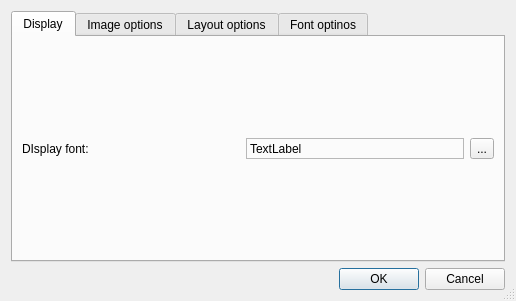
<ui version="4.0" >
 <class>OptionsDialog</class>
 <widget class="QDialog" name="OptionsDialog" >
  <property name="geometry" >
   <rect>
    <x>0</x>
    <y>0</y>
    <width>516</width>
    <height>301</height>
   </rect>
  </property>
  <property name="windowTitle" >
   <string>HOCR options</string>
  </property>
  <property name="sizeGripEnabled" >
   <bool>true</bool>
  </property>
  <property name="modal" >
   <bool>false</bool>
  </property>
  <layout class="QVBoxLayout" >
   <item>
    <widget class="QTabWidget" name="tabWidget" >
     <property name="currentIndex" >
      <number>0</number>
     </property>
     <widget class="QWidget" name="tab_4" >
      <attribute name="title" >
       <string>Display</string>
      </attribute>
      <layout class="QVBoxLayout" >
       <item>
        <layout class="QHBoxLayout" >
         <item>
          <widget class="QLabel" name="label_5" >
           <property name="text" >
            <string>DIsplay font:</string>
           </property>
          </widget>
         </item>
         <item>
          <widget class="QLabel" name="textFontPreview" >
           <property name="frameShape" >
            <enum>QFrame::StyledPanel</enum>
           </property>
           <property name="text" >
            <string>TextLabel</string>
           </property>
          </widget>
         </item>
         <item>
          <widget class="QToolButton" name="btnTextFont" >
           <property name="text" >
            <string>...</string>
           </property>
          </widget>
         </item>
        </layout>
       </item>
      </layout>
     </widget>
     <widget class="QWidget" name="tab" >
      <attribute name="title" >
       <string>Image options</string>
      </attribute>
      <layout class="QVBoxLayout" >
       <item>
        <layout class="QHBoxLayout" >
         <item>
          <widget class="QCheckBox" name="checkBox_3" >
           <property name="text" >
            <string>No Auto Rotate</string>
           </property>
          </widget>
         </item>
         <item>
          <layout class="QHBoxLayout" >
           <item>
            <widget class="QLabel" name="label" >
             <property name="text" >
              <string>Rotate</string>
             </property>
             <property name="buddy" >
              <cstring>doubleSpinBox</cstring>
             </property>
            </widget>
           </item>
           <item>
            <widget class="QDoubleSpinBox" name="doubleSpinBox" />
           </item>
          </layout>
         </item>
        </layout>
       </item>
       <item>
        <layout class="QHBoxLayout" >
         <item>
          <widget class="QCheckBox" name="checkBox_2" >
           <property name="text" >
            <string>No Auto scale</string>
           </property>
          </widget>
         </item>
         <item>
          <widget class="QCheckBox" name="checkBox" >
           <property name="text" >
            <string>Scale</string>
           </property>
          </widget>
         </item>
        </layout>
       </item>
       <item>
        <widget class="QCheckBox" name="checkBox_4" >
         <property name="text" >
          <string>Adaptive</string>
         </property>
        </widget>
       </item>
       <item>
        <layout class="QHBoxLayout" >
         <item>
          <widget class="QCheckBox" name="checkBox_5" >
           <property name="text" >
            <string>Threshold</string>
           </property>
          </widget>
         </item>
         <item>
          <widget class="QCheckBox" name="checkBox_6" >
           <property name="text" >
            <string>a_threshold</string>
           </property>
          </widget>
         </item>
        </layout>
       </item>
      </layout>
     </widget>
     <widget class="QWidget" name="tab_2" >
      <attribute name="title" >
       <string>Layout options</string>
      </attribute>
      <layout class="QVBoxLayout" >
       <item>
        <widget class="QCheckBox" name="checkBox_7" >
         <property name="text" >
          <string>Font spacing code</string>
         </property>
        </widget>
       </item>
       <item>
        <widget class="QCheckBox" name="checkBox_8" >
         <property name="text" >
          <string>Paragraph setup</string>
         </property>
        </widget>
       </item>
       <item>
        <layout class="QHBoxLayout" >
         <item>
          <widget class="QLabel" name="label_2" >
           <property name="text" >
            <string>Slicing threshold</string>
           </property>
          </widget>
         </item>
         <item>
          <widget class="QSpinBox" name="spinBox" />
         </item>
        </layout>
       </item>
       <item>
        <layout class="QHBoxLayout" >
         <item>
          <widget class="QLabel" name="label_3" >
           <property name="text" >
            <string>Slicing width</string>
           </property>
          </widget>
         </item>
         <item>
          <widget class="QSpinBox" name="spinBox_2" />
         </item>
        </layout>
       </item>
       <item>
        <widget class="QCheckBox" name="checkBox_9" >
         <property name="text" >
          <string>Direction - LTR</string>
         </property>
        </widget>
       </item>
       <item>
        <widget class="QCheckBox" name="checkBox_10" >
         <property name="text" >
          <string>HTML</string>
         </property>
        </widget>
       </item>
      </layout>
     </widget>
     <widget class="QWidget" name="tab_3" >
      <attribute name="title" >
       <string>Font optinos</string>
      </attribute>
      <layout class="QVBoxLayout" >
       <item>
        <layout class="QHBoxLayout" >
         <item>
          <widget class="QLabel" name="label_4" >
           <property name="text" >
            <string>Font code</string>
           </property>
          </widget>
         </item>
         <item>
          <widget class="QLineEdit" name="lineEdit" />
         </item>
        </layout>
       </item>
       <item>
        <widget class="QCheckBox" name="checkBox_11" >
         <property name="text" >
          <string>HTML</string>
         </property>
        </widget>
       </item>
       <item>
        <widget class="QCheckBox" name="checkBox_12" >
         <property name="text" >
          <string>Nikud</string>
         </property>
        </widget>
       </item>
       <item>
        <widget class="QCheckBox" name="checkBox_13" >
         <property name="text" >
          <string>Do linguistics</string>
         </property>
        </widget>
       </item>
      </layout>
     </widget>
    </widget>
   </item>
   <item>
    <widget class="QDialogButtonBox" name="buttonBox" >
     <property name="standardButtons" >
      <set>QDialogButtonBox::Cancel|QDialogButtonBox::NoButton|QDialogButtonBox::Ok</set>
     </property>
    </widget>
   </item>
  </layout>
 </widget>
 <resources/>
 <connections/>
</ui>
